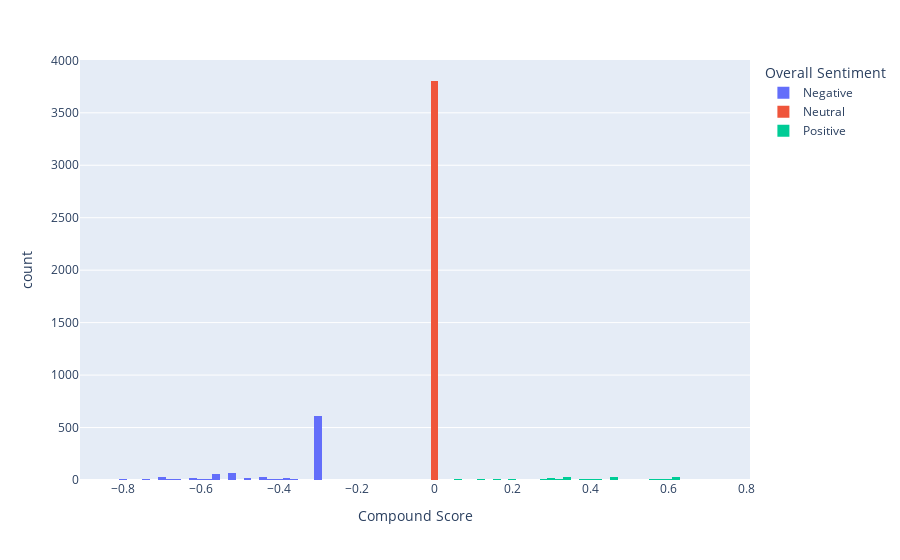

Notebook code cell kept with this figure:
### Code cell
fig=px.histogram(data_frame=vader,x='Compound Score',color='Overall Sentiment',template='plotly')
fig.show()

### Figure 1 — Plotly figure (JSON) as saved in the notebook; plotly's stock layout.template omitted (floating-point values rounded to 4 significant figures; data arrays with more than 128 entries replaced by an {"elided": "..."} marker saying what was removed)
{"data": [{"alignmentgroup": "True", "bingroup": "x", "hovertemplate": "Overall Sentiment=Negative<br>Compound Score=%{x}<br>count=%{y}<extra></extra>", "legendgroup": "Negative", "marker": {"color": "#636efa", "pattern": {"shape": ""}}, "name": "Negative", "offsetgroup": "Negative", "orientation": "v", "showlegend": true, "type": "histogram", "x": {"elided": "960 float values"}, "xaxis": "x", "yaxis": "y"}, {"alignmentgroup": "True", "bingroup": "x", "hovertemplate": "Overall Sentiment=Neutral<br>Compound Score=%{x}<br>count=%{y}<extra></extra>", "legendgroup": "Neutral", "marker": {"color": "#EF553B", "pattern": {"shape": ""}}, "name": "Neutral", "offsetgroup": "Neutral", "orientation": "v", "showlegend": true, "type": "histogram", "x": {"elided": "3806 float values"}, "xaxis": "x", "yaxis": "y"}, {"alignmentgroup": "True", "bingroup": "x", "hovertemplate": "Overall Sentiment=Positive<br>Compound Score=%{x}<br>count=%{y}<extra></extra>", "legendgroup": "Positive", "marker": {"color": "#00cc96", "pattern": {"shape": ""}}, "name": "Positive", "offsetgroup": "Positive", "orientation": "v", "showlegend": true, "type": "histogram", "x": {"elided": "234 float values"}, "xaxis": "x", "yaxis": "y"}], "layout": {"barmode": "relative", "legend": {"title": {"text": "Overall Sentiment"}, "tracegroupgap": 0}, "margin": {"t": 60}, "xaxis": {"anchor": "y", "domain": [0, 1], "title": {"text": "Compound Score"}}, "yaxis": {"anchor": "x", "domain": [0, 1], "title": {"text": "count"}}}}
